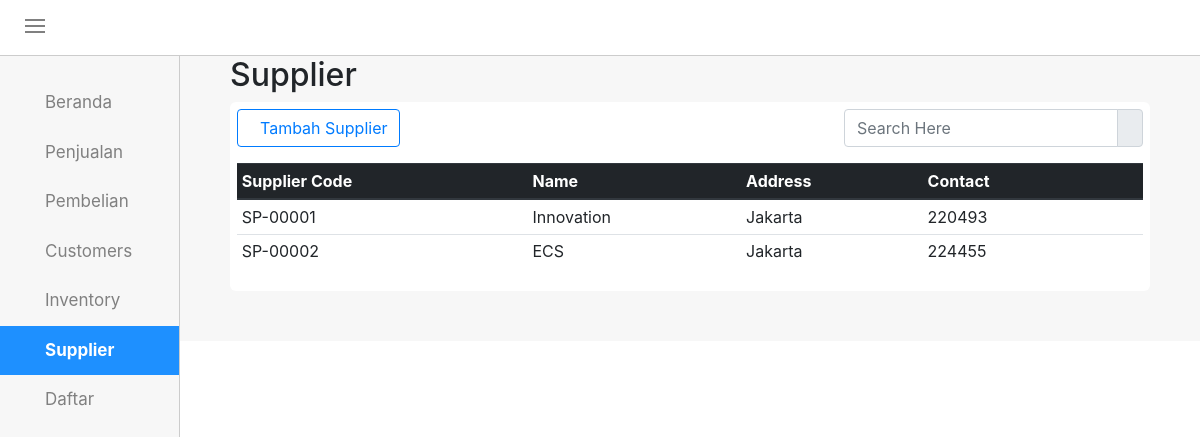
The app's page /supplier.php, older data.
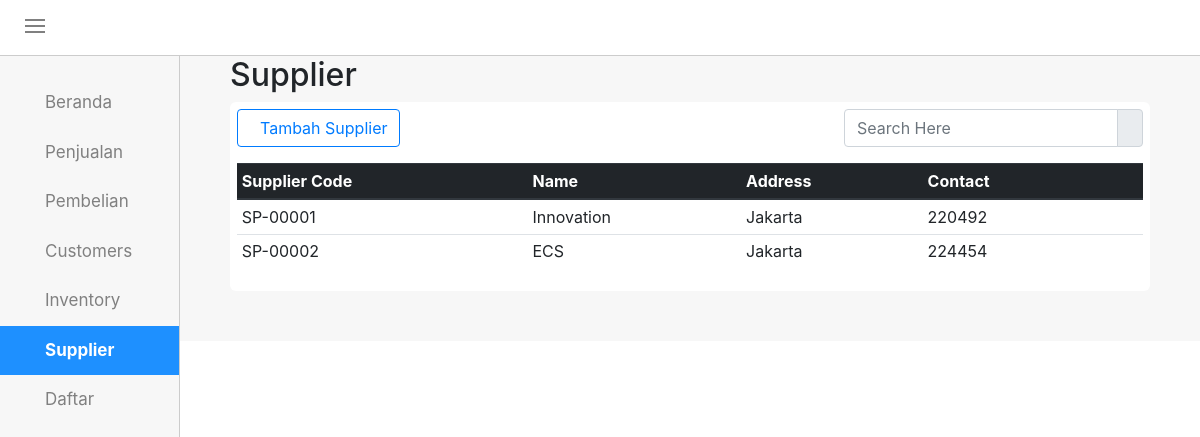
The same page, newer data.
### tables this page shows
CREATE TABLE `tb_supplier` (
  `kd_supplier` varchar(11) NOT NULL,
  `nm_supplier` varchar(50) NOT NULL,
  `alamat` varchar(50) NOT NULL,
  `kontak` varchar(13) NOT NULL,
  `hapus` int(1) NOT NULL
);

### supplier.php (the view, shortened to what this page needs)
<!DOCTYPE html>
<html>
<head>
	<link rel="stylesheet" type="text/css" href="style.css">
	<link rel="stylesheet" type="text/css" href="css/bootstrap.min.css">
	<link rel="stylesheet" type="text/css" href="css/datepicker.css">
</head>
<body>
	<div id="topnav">
		<div class="menuicon" onclick="geser()">
			<div class="garis"></div>
			<div class="garis"></div>
			<div class="garis"></div>
		</div>
	</div>
	<div id="sidenav">
		<div id="tab">
			<div class="tabbutton">
				<a href="mainform.php" class="aktif"><span class="ion-ios-home"></span>Beranda</a>
				<a href="penjualan.php" target="_blank"><span class="ion-cash"></span>Penjualan</a>
				<a href="pembelian.php" target="_blank"><span class="ion-android-cart"></span>Pembelian</a>
				<a href="customers.php" class="aktif"><span class="ion-ios-people"></span>Customers</a>
				<a href="inventory.php" class="aktif"><span class="ion-briefcase"></span>Inventory</a>
				<a class="active" href="supplier.php"><span class="ion-person-stalker"></span>Supplier</a>
			</div>
				<a class="aktif drop" id="btn_daftar"><span class="ion-android-list"></span>Daftar<i class="ion-arrow-down-b"></i></a>
		</div>
	</div>
	<div id="rightside">
			<div class="all-box">
				<div class="all-top">
					<h2>Supplier</h2>
				</div>
				<div class="all-content">
					<div class="all-head">
						<div class="button-add">
							<button class="btn btn-outline-primary" onclick="document.getElementById('id01').style.display='block'" style="width:auto;"><span class="ion-person-add"></span>Tambah Supplier</button>
						</div>
						<div class="search-container">
							<div class="input-group mb-3">
								<input type="text" name="keyword" id="keyword" class="form-control" placeholder="Search Here" autocomplete="off">
								<div class="input-group-append">
							    	<span class="input-group-text"><ion-icon ios="ios-search" md="md-search"></ion-icon></span>
							  	</div>
							</div>
		 				</div>
					</div>
					<div id="tabelsupp">
						<div id="latar-tabel">
							<table class="table table-hover table-sm">
								<thead class="thead-dark">
									<tr>
										<th>Supplier Code</th>
										<th>Name</th>
										<th>Address</th>
										<th>Contact</th>
										<th></th>
										<th></th>
									</tr>
								</thead>
								<?php
									require_once("conn.php");
									$sql = "SELECT kd_supplier,nm_supplier,alamat,kontak FROM tb_supplier WHERE hapus=0";
									$q = mysqli_query($conn,$sql);
									while ($r = mysqli_fetch_assoc($q))
									{
									    echo "<tr>";
									    echo "<td>$r[kd_supplier]</td>";
									    echo "<td>$r[nm_supplier]</td>";
									    echo "<td>$r[alamat]</td>";
									    echo "<td>$r[kontak]</td>";
									    echo "<td><span class='editSupplier ion-edit' data-toggle='modal' data-target='#myModal0' data-backdrop='static' data-kodeSupplier='$r[kd_supplier]' data-namaSupplier='$r[nm_supplier]' data-alamat='$r[alamat]' data-kontak='$r[kontak]'></span></td>";
									    echo "<td><a href='supplier_hapus.php?hps=$r[kd_supplier]' onclick='return functionHapus()'><span class='ion-trash-a'></span></a></td>";
									    echo "</tr>";
									}
								?>
							</table>
						</div>
					</div>
				</div>
			</div>
			</div>
</body>
</html>

Row changes from the older to the newer data that the page shows:
changed tb_supplier "SP-00001": kontak "220493" → "220492"
changed tb_supplier "SP-00002": kontak "224455" → "224454"
